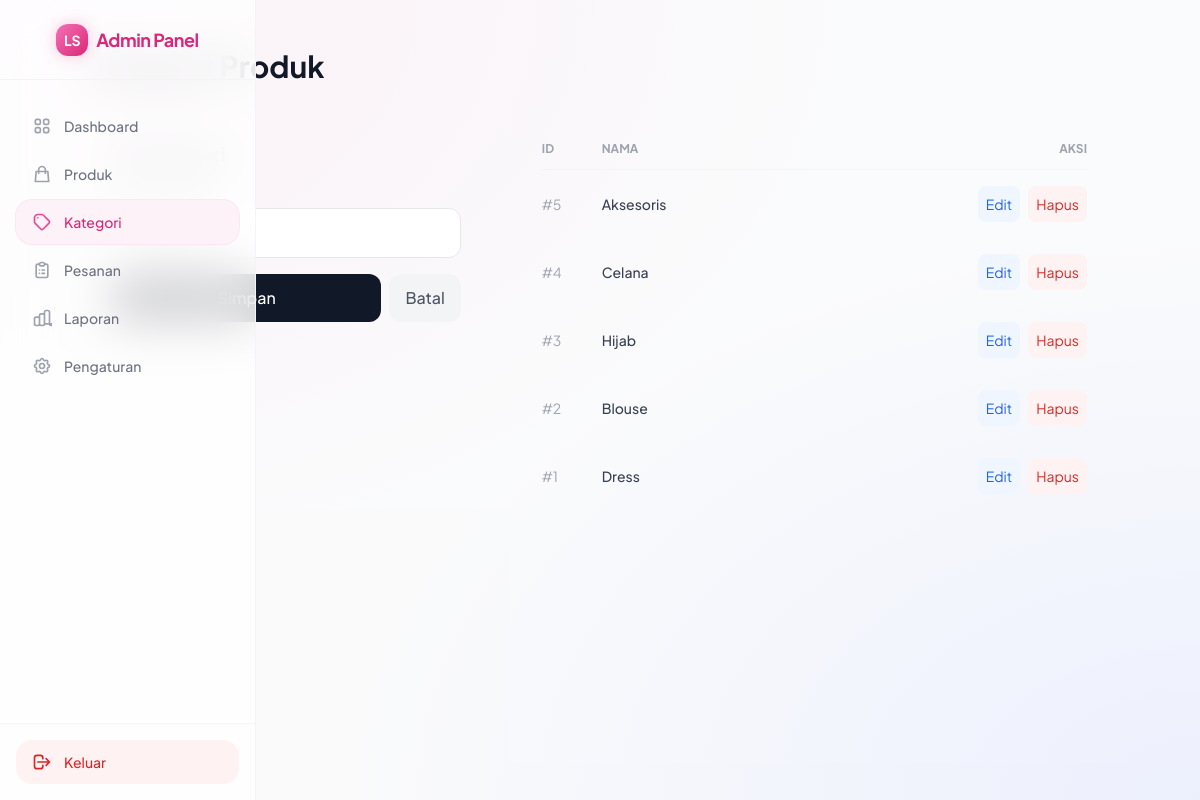
/dashboard/categories.php?edit=5 (signed in), run on the app's committed database.
### tables this page shows
CREATE TABLE `categories` (
  `id` int NOT NULL,
  `name` varchar(100) NOT NULL,
  `created_at` timestamp NULL DEFAULT CURRENT_TIMESTAMP
);

### dashboard/categories.php (the view, shortened to what this page needs)
<?php
require __DIR__ . '/../includes/config.php';
$editCategory = null;
if (isset($_GET['edit'])) {
    $stmt = $pdo->prepare('SELECT * FROM categories WHERE id = :id');
    $stmt->execute(['id' => (int)$_GET['edit']]);
    $editCategory = $stmt->fetch();
}
$categories = $pdo->query('SELECT * FROM categories ORDER BY id DESC')->fetchAll();
?>
<!DOCTYPE html>
<html lang="id">
<head>
    <?php require __DIR__ . '/../includes/head.php'; ?>
</head>
<body class="bg-gray-50/50">
    <div class="flex h-screen overflow-hidden">
        <?php require __DIR__ . '/../includes/sidebar.php'; ?>
        <main class="flex-1 overflow-x-hidden overflow-y-auto bg-gray-50/50 p-6 md:p-12">
            <div class="max-w-5xl mx-auto">
                <header class="mb-8">
                    <h1 class="text-3xl font-bold text-gray-900">Kategori Produk</h1>
                </header>
                <div class="grid md:grid-cols-[1fr_1.5fr] gap-8">
                    <div class="glass-panel p-6 rounded-3xl h-fit">
                        <h2 class="text-lg font-bold text-gray-800 mb-4"><?= $editCategory ? 'Edit Kategori' : 'Tambah Kategori' ?></h2>
                        <form method="post" class="space-y-4">
                            <div>
                                <label class="block text-xs font-bold text-gray-500 uppercase mb-2">Nama Kategori</label>
                                <input type="text" name="name" value="<?= htmlspecialchars($editCategory['name'] ?? '') ?>" required
                                       class="w-full px-4 py-3 rounded-xl bg-white border border-gray-200 focus:ring-2 focus:ring-ls-200 outline-none transition">
                            </div>
                            <div class="flex gap-2">
                                <button type="submit" class="flex-1 bg-gray-900 text-white py-3 rounded-xl font-medium hover:bg-ls-600 transition">Simpan</button>
                                <?php if ($editCategory): ?>
                                    <a href="categories.php" class="px-4 py-3 bg-gray-100 text-gray-600 rounded-xl font-medium hover:bg-gray-200">Batal</a>
                                <?php endif; ?>
                            </div>
                        </form>
                    </div>
                    <div class="glass-panel p-6 rounded-3xl">
                        <div class="overflow-x-auto">
                            <table class="w-full">
                                <thead>
                                    <tr class="text-left border-b border-gray-100">
                                        <th class="pb-3 text-xs font-bold text-gray-400 uppercase">ID</th>
                                        <th class="pb-3 text-xs font-bold text-gray-400 uppercase">Nama</th>
                                        <th class="pb-3 text-xs font-bold text-gray-400 uppercase text-right">Aksi</th>
                                    </tr>
                                </thead>
                                <tbody class="text-sm">
                                    <?php foreach ($categories as $cat): ?>
                                    <tr class="group hover:bg-gray-50/50 transition">
                                        <td class="py-4 text-gray-400">#<?= $cat['id'] ?></td>
                                        <td class="py-4 font-medium text-gray-700"><?= htmlspecialchars($cat['name']) ?></td>
                                        <td class="py-4 flex justify-end gap-2">
                                            <a href="?edit=<?= $cat['id'] ?>" class="p-2 text-blue-600 bg-blue-50 rounded-lg hover:bg-blue-100 transition">Edit</a>
                                            <a href="?delete=<?= $cat['id'] ?>" onclick="return confirm('Hapus?')" class="p-2 text-red-600 bg-red-50 rounded-lg hover:bg-red-100 transition">Hapus</a>
                                        </td>
                                    </tr>
                                    <?php endforeach; ?>
                                </tbody>
                            </table>
                        </div>
                    </div>
                </div>
            </div>
        </main>
    </div>
</body>
</html>

### includes/head.php (style rules this page uses)
body { background-color: #f8fafc; background-image: radial-gradient(at 0% 0%, rgba(252, 231, 243, 1) 0, transparent 50%), radial-gradient(at 100% 100%, rgba(224, 231, 255, 1) 0, transparent 50%); background-attachment: fixed; }

### data on the page
categories: name "Aksesoris", id "5"
categories: id "4", name "Celana"
categories: id "3", name "Hijab"
categories: id "2", name "Blouse"
categories: id "1", name "Dress"

### other printed values
$menu['label'] "Dashboard"
$menu['label'] "Produk"
$menu['label'] "Kategori"
$menu['label'] "Pesanan"
$menu['label'] "Laporan"
$menu['label'] "Pengaturan"
